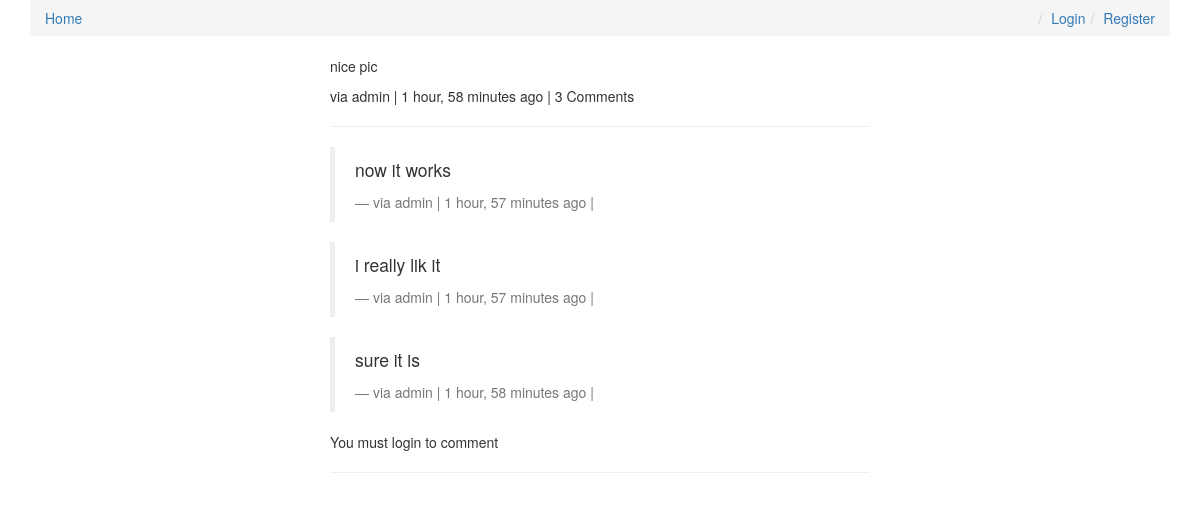
The app's page /comments/1/ with its own data.
### comments/models.py (models this page shows, shortened)
class Comment(models.Model):
    user = models.ForeignKey(settings.AUTH_USER_MODEL, default=1, on_delete=models.CASCADE)
    content_type = models.ForeignKey(ContentType, on_delete=models.CASCADE)
    object_id = models.PositiveIntegerField()
    content_object = GenericForeignKey('content_type', 'object_id')
    parent = models.ForeignKey("self", null=True, blank=True, on_delete=models.CASCADE)
    content = models.TextField()
    timestamp = models.DateTimeField(auto_now_add=True)
    objects = CommentManager()
    class Meta:
        ordering = ['-timestamp']
    def children(self):  # replies
        return Comment.objects.filter(parent=self)
    @property
    def is_parent(self):
        if self.parent is not None:
            return False
        return True

### comments/views.py (the view, shortened to what this page needs)
# urls.py: path('<int:id>/', comment_thread, name='thread'),
def comment_thread(request, id):
    try:
        obj = Comment.objects.get(id=id)
    except:
        raise Http404
    if not obj.is_parent:
        obj = obj.parent
    content_object = obj.content_object  # Post that the comment is on
    content_id = obj.content_object.id
    initial_data = {
        "content_type": obj.content_type,
        "object_id": obj.object_id
    }
    form = CommentForm(request.POST or None, initial=initial_data)
    context = {
        "comment": obj,
        "form": form,
    }
    return render(request, "comment_thread.html", context)

### templates/comment_thread.html (shortened to what this page needs)
{% extends "base.html" %}
{% load urlify %}
{% load crispy_forms_tags %}
{% block content %}
<div class='col-sm-6 col-sm-offset-3'>
          <p>{{ comment.content }}</p>
          <footer>via {{ comment.user }} | {{ comment.timestamp|timesince }} ago | {% if comment.children.count > 0 %}{{ comment.children.count }} Comment{% if comment.children.count > 1 %}s{% endif %} {% endif %} </footer>
          <hr/>
          <div>
              {% for child_comment in comment.children %}
                <blockquote>
                <p>{{ child_comment.content }}</p>
                <footer>via {{ child_comment.user }} | {{ child_comment.timestamp|timesince }} ago | {% if request.user == child_comment.user %}<a href='{{ child_comment.get_delete_url }}'>Delete</a>{% endif %}</footer>
                </blockquote>
             {% endfor %}
             {% if request.user.is_authenticated %}
            <form method="POST" action="."> {% csrf_token %}
                {{ form|crispy }}
                <input type='hidden' name='parent_id' value='{{ comment.id }}'>
                <input type='submit' value='Reply' class='btn btn-default'>
            </form>
            {% else %}
            <p>You must login to comment </p>
            {% endif %}
        </div>
        <hr/>
</div>
{% endblock content %}

### templates/base.html (shortened to what this page needs)
{% load staticfiles %}
<html>
<head>
<link rel="stylesheet" href="https://maxcdn.bootstrapcdn.com/bootstrap/3.3.6/css/bootstrap.min.css">
<link rel="stylesheet" href="https://maxcdn.bootstrapcdn.com/bootstrap/3.3.6/css/bootstrap-theme.min.css">
<link rel='stylesheet' href='https://maxcdn.bootstrapcdn.com/font-awesome/4.5.0/css/font-awesome.min.css' >
<link rel='stylesheet' href='{% static "css/base.css" %}' />
</head>
<body>
<div class='container'>
    <ol class='breadcrumb'>
        <li><a href='{% url "posts:list" %}'>Home</a></li>
        {% if not request.user.is_authenticated %}
        <li class='pull-right'><a href='{% url "register" %}'>Register</a></li>
        <li class='pull-right'><a href='{% url "login" %}'>Login</a></li>
        {% else %}
        <li class='pull-right'><a href='{% url "logout" %}'>Logout</a></li>
        {% endif %}
    </ol>
{% block content %}{% endblock content %}
</div>
</body>
</html>

### records on screen
Comment: content "nice pic", user "admin", timestamp "1 hour, 58 minutes", children.count "3"
Comment: content "now it works", user "admin", timestamp "1 hour, 57 minutes"
Comment: content "i really lik it", user "admin", timestamp "1 hour, 57 minutes"
Comment: content "sure it is", user "admin", timestamp "1 hour, 58 minutes"
